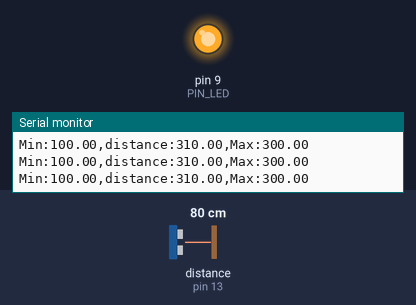
The sketch below on a simulated Arduino Uno, built with avr-gcc and run on an emulated ATmega328P. On the bench: output pins drawn as LEDs (lit = HIGH), the last lines printed to the serial monitor. Wiring (inferred from the names in the program): ultrasonic range finder: trigger pin 12; echo pin 13. Inputs (shaded band) come from the test bench; at power-on: distance to the obstacle (sensor on pin 13) 80 cm. The echo pulse lasts 58.3 µs per cm; pins used as bus, display or sensor lines are not drawn.

Above: at 1.2 s.
1.3 s: distance to the obstacle (sensor on pin 13) set to 18 cm
At 1.55 s:
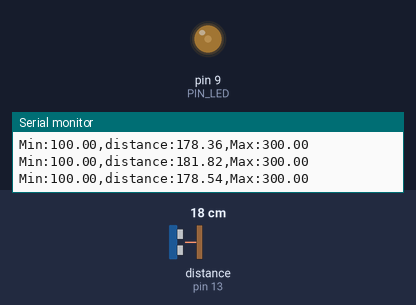
4.3 s: distance to the obstacle (sensor on pin 13) set to 2 cm
Timing chart, 0 to 7.3 s (numbered marks = the images above; inputs shaded):
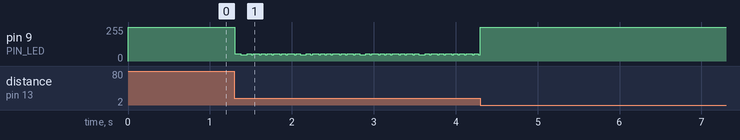

The sketch:

08_example_2.ino
```cpp
// Arduino pin assignment
#define PIN_LED  9
#define PIN_TRIG 12
#define PIN_ECHO 13

// configurable parameters
#define SND_VEL 346.0
#define INTERVAL 25
#define PULSE_DURATION 10
#define _DIST_MIN 100.0
#define _DIST_MAX 300.0

#define TIMEOUT ((INTERVAL / 2) * 1000.0)
#define SCALE (0.001 * 0.5 * SND_VEL)

unsigned long last_sampling_time;


void setup() {
  pinMode(PIN_LED, OUTPUT);
  pinMode(PIN_TRIG, OUTPUT);
  pinMode(PIN_ECHO, INPUT);

  digitalWrite(PIN_TRIG, LOW);

  Serial.begin(57600);

  // LED OFF
  analogWrite(PIN_LED, 255);
}


void loop() {
  float distance;
  int brightness;

  // wait until next sampling time
  if (millis() < (last_sampling_time + INTERVAL))
    return;

  // read distance
  distance = USS_measure(PIN_TRIG, PIN_ECHO);


  // distance is invalid or greater than 300 mm
  if ((distance == 0.0) || (distance > _DIST_MAX)) {

    distance = _DIST_MAX + 10.0;

    // LED OFF
    analogWrite(PIN_LED, 255);
  }


  // distance is less than 100 mm
  else if (distance < _DIST_MIN) {

    distance = _DIST_MIN - 10.0;

    // LED OFF
    analogWrite(PIN_LED, 255);
  }


  // distance is between 100 and 300 mm
  else {

    // 200 mm = brightest
    // 100 mm = OFF
    // 300 mm = OFF

    if (distance <= 200.0) {

      brightness = (int)(255.0 -
                  (distance - 100.0) * 255.0 / 100.0);

    } else {

      brightness = (int)(
                  (distance - 200.0) * 255.0 / 100.0);
    }

    // keep brightness between 0 and 255
    brightness = constrain(brightness, 0, 255);

    analogWrite(PIN_LED, brightness);
  }


  // output distance to Serial Plotter
  Serial.print("Min:");
  Serial.print(_DIST_MIN);

  Serial.print(",distance:");
  Serial.print(distance);

  Serial.print(",Max:");
  Serial.print(_DIST_MAX);

  Serial.println("");


  // IMPORTANT:
  // delay(50) has been removed.
  // Sampling interval = 25 ms.


  // update last sampling time
  last_sampling_time += INTERVAL;
}


// get a distance reading from USS
float USS_measure(int TRIG, int ECHO)
{
  digitalWrite(TRIG, HIGH);

  delayMicroseconds(PULSE_DURATION);

  digitalWrite(TRIG, LOW);

  return pulseIn(ECHO, HIGH, TIMEOUT) * SCALE;
}
```
